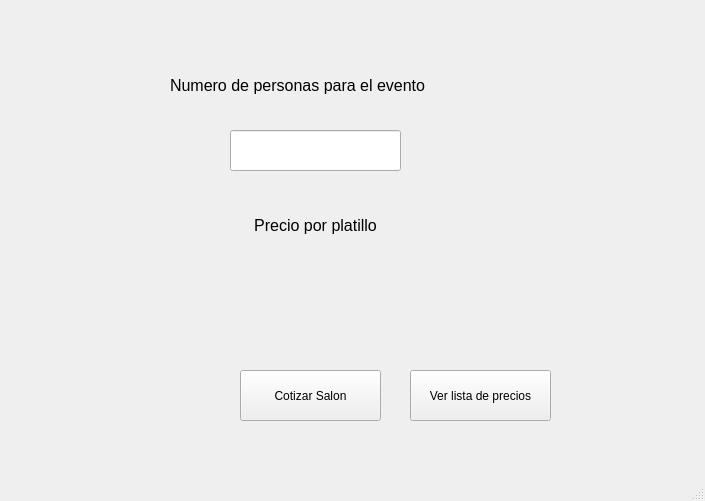
<?xml version="1.0" encoding="UTF-8"?>
<ui version="4.0">
 <class>MainWindow</class>
 <widget class="QMainWindow" name="MainWindow">
  <property name="geometry">
   <rect>
    <x>0</x>
    <y>0</y>
    <width>705</width>
    <height>501</height>
   </rect>
  </property>
  <property name="windowTitle">
   <string>MainWindow</string>
  </property>
  <widget class="QWidget" name="centralwidget">
   <widget class="QLabel" name="label_2">
    <property name="geometry">
     <rect>
      <x>170</x>
      <y>70</y>
      <width>331</width>
      <height>31</height>
     </rect>
    </property>
    <property name="font">
     <font>
      <pointsize>12</pointsize>
     </font>
    </property>
    <property name="text">
     <string>Numero de personas para el evento</string>
    </property>
   </widget>
   <widget class="QLineEdit" name="line_km">
    <property name="geometry">
     <rect>
      <x>230</x>
      <y>130</y>
      <width>171</width>
      <height>41</height>
     </rect>
    </property>
   </widget>
   <widget class="QLabel" name="label_3">
    <property name="geometry">
     <rect>
      <x>150</x>
      <y>210</y>
      <width>331</width>
      <height>31</height>
     </rect>
    </property>
    <property name="font">
     <font>
      <pointsize>12</pointsize>
     </font>
    </property>
    <property name="text">
     <string>Precio por platillo</string>
    </property>
    <property name="alignment">
     <set>Qt::AlignCenter</set>
    </property>
   </widget>
   <widget class="QLabel" name="label">
    <property name="geometry">
     <rect>
      <x>220</x>
      <y>270</y>
      <width>201</width>
      <height>71</height>
     </rect>
    </property>
    <property name="font">
     <font>
      <pointsize>10</pointsize>
     </font>
    </property>
    <property name="text">
     <string/>
    </property>
    <property name="alignment">
     <set>Qt::AlignCenter</set>
    </property>
   </widget>
   <widget class="QPushButton" name="btn_cotizar">
    <property name="geometry">
     <rect>
      <x>240</x>
      <y>370</y>
      <width>141</width>
      <height>51</height>
     </rect>
    </property>
    <property name="text">
     <string>Cotizar Salon</string>
    </property>
   </widget>
   <widget class="QPushButton" name="btn_lista">
    <property name="geometry">
     <rect>
      <x>410</x>
      <y>370</y>
      <width>141</width>
      <height>51</height>
     </rect>
    </property>
    <property name="text">
     <string>Ver lista de precios</string>
    </property>
   </widget>
  </widget>
  <widget class="QMenuBar" name="menubar">
   <property name="geometry">
    <rect>
     <x>0</x>
     <y>0</y>
     <width>705</width>
     <height>26</height>
    </rect>
   </property>
  </widget>
  <widget class="QStatusBar" name="statusbar"/>
 </widget>
 <resources/>
 <connections/>
</ui>
